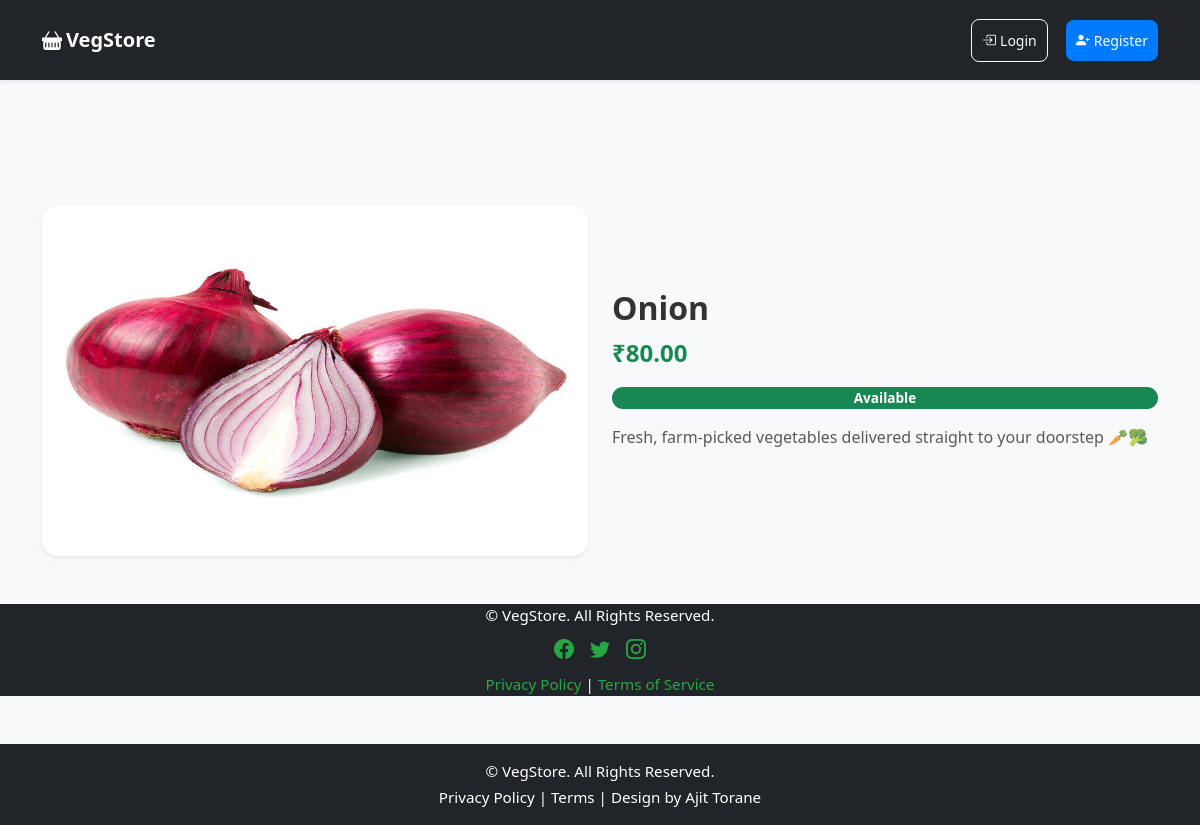
Page /product/1 on the committed database.
### app.py (models this page shows)
class Product(db.Model):
    id = db.Column(db.Integer, primary_key=True)
    name = db.Column(db.String(150), nullable=False)
    price = db.Column(db.Float, nullable=False)
    image = db.Column(db.String(150), nullable=False)
    status = db.Column(db.String(20), nullable=False, default='available')  # available / upcoming

### app.py (the view)
@app.route('/product/<int:id>')
def product_detail(id):
    product = Product.query.get_or_404(id)
    return render_template('product.html', product=product)

### app.py (called while the page is built)
@app.context_processor
def inject_cart_count():
    if current_user.is_authenticated and not current_user.is_admin:
        count = Order.query.filter_by(user_id=current_user.id).count()
    else:
        count = 0
    return dict(cart_count=count)

### templates/product.html (shortened to what this page needs)
{% extends 'base.html' %}
{% block content %}
<div class="row align-items-center g-4 mt-4">
  <div class="col-md-6">
    <div class="card shadow-sm border-0 rounded-4 overflow-hidden">
      <img src="{{ url_for('static', filename='images/' ~ product.image) }}"
           class="img-fluid"
           alt="{{ product.name }}"
           style="height:350px; object-fit:cover;">
    </div>
  </div>
  <div class="col-md-6 d-flex flex-column justify-content-center">
    <h2 class="fw-bold mb-2">{{ product.name }}</h2>
    <p class="fs-4 text-success fw-bold mb-3">
      ₹{{ "%.2f"|format(product.price) }}
    </p>
    {% if product.price > 0 %}
    <span class="badge bg-success text-white mb-3 px-3 py-1 rounded-pill">Available</span>
    {% else %}
    <span class="badge bg-warning text-dark mb-3 px-3 py-1 rounded-pill">Upcoming</span>
    {% endif %}
    <p class="text-muted mb-4">
      Fresh, farm-picked vegetables delivered straight to your doorstep 🥕🥦
    </p>
  </div>
</div>
<footer class="text-center mt-5">
  <div class="container">
    <p class="mb-2">&copy; {{ current_year }} VegStore. All Rights Reserved.</p>
    <div class="d-flex justify-content-center gap-3 mb-2">
      <a href="#"><i class="bi bi-facebook fs-5"></i></a>
      <a href="#"><i class="bi bi-twitter fs-5"></i></a>
      <a href="#"><i class="bi bi-instagram fs-5"></i></a>
    </div>
    <p class="mb-0">
      <a href="#">Privacy Policy</a> | <a href="#">Terms of Service</a>
    </p>
  </div>
</footer>
{% endblock %}

### static/css/style.css (style rules this page uses)
* { box-sizing: border-box; }
body { font-family: 'Segoe UI', Tahoma, Geneva, Verdana, sans-serif; background-color: #f8f9fa; color: #333; margin: 0; padding: 0; min-height: 100vh; display: flex; flex-direction: column; }
.card { border-radius: 14px; overflow: hidden; background: #fff; box-shadow: 0 3px 8px rgba(0, 0, 0, 0.1); transition: transform 0.3s ease, box-shadow 0.3s ease; }
.card img { height: 180px; width: 100%; object-fit: cover; transition: transform 0.4s ease; }
.badge { font-size: 0.85rem; padding: 6px 10px; font-weight: 600; border-radius: 6px; }
footer { margin-top: auto; background-color: #212529; color: #ffffff; min-height: 70px; display: flex; align-items: center; justify-content: center; font-size: 0.95rem; width: 100vw; margin-left: calc(-50vw + 50%); }
footer .container { padding: 0; }
footer a { color: #28a745; text-decoration: none; transition: color 0.3s ease; }

### templates/base.html (style rules this page uses)
body { min-height: 100vh; display: flex; flex-direction: column; }

### rows in the picture
Product: image (picture), name "Onion", price "80.00"
